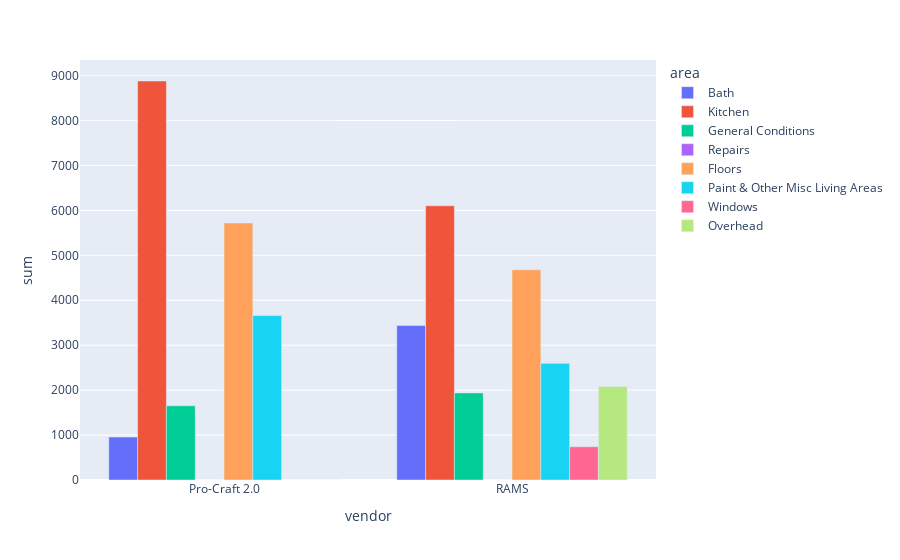

The cell this chart's notebook holds for it:
### Code cell
mask = df_unit["sp_type"] == units[1]
fig = px.bar(df_unit[mask], x="vendor", y="sum", color="area", barmode="group")
fig.show()

### Figure 1 — Plotly figure (JSON) as saved in the notebook; plotly's stock layout.template omitted (floating-point values rounded to 4 significant figures)
{"data": [{"alignmentgroup": "True", "hovertemplate": "area=Bath<br>vendor=%{x}<br>sum=%{y}<extra></extra>", "legendgroup": "Bath", "marker": {"color": "#636efa"}, "name": "Bath", "offsetgroup": "Bath", "orientation": "v", "showlegend": true, "textposition": "auto", "type": "bar", "x": ["Pro-Craft 2.0", "RAMS"], "xaxis": "x", "y": [955.4, 3438.0], "yaxis": "y"}, {"alignmentgroup": "True", "hovertemplate": "area=Kitchen<br>vendor=%{x}<br>sum=%{y}<extra></extra>", "legendgroup": "Kitchen", "marker": {"color": "#EF553B"}, "name": "Kitchen", "offsetgroup": "Kitchen", "orientation": "v", "showlegend": true, "textposition": "auto", "type": "bar", "x": ["RAMS", "Pro-Craft 2.0"], "xaxis": "x", "y": [6103.0, 8880.0], "yaxis": "y"}, {"alignmentgroup": "True", "hovertemplate": "area=General Conditions<br>vendor=%{x}<br>sum=%{y}<extra></extra>", "legendgroup": "General Conditions", "marker": {"color": "#00cc96"}, "name": "General Conditions", "offsetgroup": "General Conditions", "orientation": "v", "showlegend": true, "textposition": "auto", "type": "bar", "x": ["Pro-Craft 2.0", "RAMS"], "xaxis": "x", "y": [1651.0, 1937.0], "yaxis": "y"}, {"alignmentgroup": "True", "hovertemplate": "area=Repairs<br>vendor=%{x}<br>sum=%{y}<extra></extra>", "legendgroup": "Repairs", "marker": {"color": "#ab63fa"}, "name": "Repairs", "offsetgroup": "Repairs", "orientation": "v", "showlegend": true, "textposition": "auto", "type": "bar", "x": ["RAMS", "Pro-Craft 2.0"], "xaxis": "x", "y": [0, 0], "yaxis": "y"}, {"alignmentgroup": "True", "hovertemplate": "area=Floors<br>vendor=%{x}<br>sum=%{y}<extra></extra>", "legendgroup": "Floors", "marker": {"color": "#FFA15A"}, "name": "Floors", "offsetgroup": "Floors", "orientation": "v", "showlegend": true, "textposition": "auto", "type": "bar", "x": ["RAMS", "Pro-Craft 2.0"], "xaxis": "x", "y": [4678.0, 5720.0], "yaxis": "y"}, {"alignmentgroup": "True", "hovertemplate": "area=Paint & Other Misc Living Areas<br>vendor=%{x}<br>sum=%{y}<extra></extra>", "legendgroup": "Paint & Other Misc Living Areas", "marker": {"color": "#19d3f3"}, "name": "Paint & Other Misc Living Areas", "offsetgroup": "Paint & Other Misc Living Areas", "orientation": "v", "showlegend": true, "textposition": "auto", "type": "bar", "x": ["RAMS", "Pro-Craft 2.0"], "xaxis": "x", "y": [2596.0, 3660.0], "yaxis": "y"}, {"alignmentgroup": "True", "hovertemplate": "area=Windows<br>vendor=%{x}<br>sum=%{y}<extra></extra>", "legendgroup": "Windows", "marker": {"color": "#FF6692"}, "name": "Windows", "offsetgroup": "Windows", "orientation": "v", "showlegend": true, "textposition": "auto", "type": "bar", "x": ["RAMS", "Pro-Craft 2.0"], "xaxis": "x", "y": [739.6, 0], "yaxis": "y"}, {"alignmentgroup": "True", "hovertemplate": "area=Overhead<br>vendor=%{x}<br>sum=%{y}<extra></extra>", "legendgroup": "Overhead", "marker": {"color": "#B6E880"}, "name": "Overhead", "offsetgroup": "Overhead", "orientation": "v", "showlegend": true, "textposition": "auto", "type": "bar", "x": ["RAMS", "Pro-Craft 2.0"], "xaxis": "x", "y": [2079.0, 0], "yaxis": "y"}], "layout": {"barmode": "group", "legend": {"title": {"text": "area"}, "tracegroupgap": 0}, "margin": {"t": 60}, "xaxis": {"anchor": "y", "domain": [0, 1], "title": {"text": "vendor"}}, "yaxis": {"anchor": "x", "domain": [0, 1], "title": {"text": "sum"}}}}
